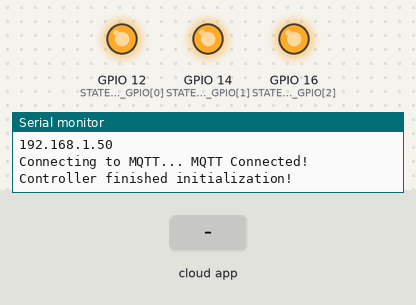
A program run on a simulated ESP8266 (Wemos D1 mini). Shown: output pins drawn as LEDs (lit = HIGH), the last lines printed to the serial monitor. Inputs (shaded band) come from the test bench. WiFi joins after 1.5 s; servers stay silent unless stated; no MQTT or app messages arrive unless stated; not simulated (calls return 0 or success): wifi_credentials.h, adafruit_credentials.h.

Above: at 2.9 s.
3.0 s: the phone or cloud app sets fan-power to 1
At 3.9 s:
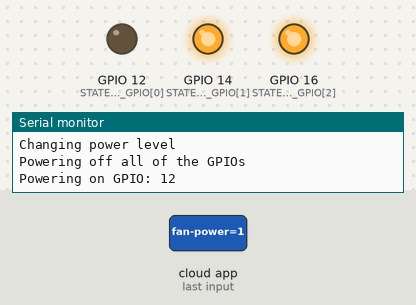
4.5 s: the phone or cloud app sets fan-power to 0
At 5.4 s:
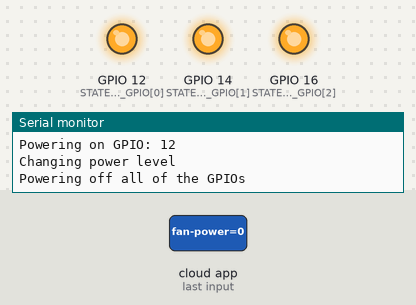
Timing chart, 0 to 7.5 s (numbered marks = the images above; inputs shaded):
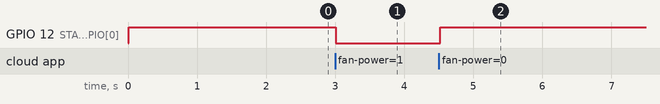

The program:

main.cpp
```cpp
/************************* External Libraries *********************************/
#include <ESP8266WiFi.h>
#include "Adafruit_MQTT.h"
#include "Adafruit_MQTT_Client.h"
#include <string.h>

/************************* Credentials *********************************/
#include "wifi_credentials.h"
#include "adafruit_credentials.h"


/************************* Adafruit.io Setup *********************************/
#define AIO_SERVER      "io.adafruit.com"
#define AIO_SERVERPORT  1883

/************ Global State ******************/

// Create an ESP8266 WiFiClient class to connect to the MQTT server.
WiFiClient client;

// Setup the MQTT client class by passing in the WiFi client and MQTT server and login details.
Adafruit_MQTT_Client mqtt(&client, AIO_SERVER, AIO_SERVERPORT, AIO_USERNAME, AIO_USERNAME, AIO_KEY);

/****************************** Consts ***************************************/
const int STATE_TO_GPIO_LENGTH = 3;
const int STATE_TO_GPIO[STATE_TO_GPIO_LENGTH] = {12, 14, 16};

/****************************** Feeds ***************************************/

// Setup a feed called 'time' for subscribing to current time
//Adafruit_MQTT_Subscribe timefeed = Adafruit_MQTT_Subscribe(&mqtt, "time/seconds");

// Setup a feed called 'slider' for subscribing to changes on the slider
Adafruit_MQTT_Subscribe power_level_subscribe = Adafruit_MQTT_Subscribe(&mqtt, AIO_USERNAME "/feeds/fan-power", MQTT_QOS_1);


Adafruit_MQTT_Publish logs_publish = Adafruit_MQTT_Publish(&mqtt, AIO_USERNAME "/feeds/fan-remote-logs", MQTT_QOS_1);

/*************************** Sketch Code ************************************/
void log(char *message) {
  Serial.println(message);
  logs_publish.publish(message);
}


void on_power_level_change(double power_level) {
  const int power_level_int = (int) power_level;

  if (power_level_int < 0 || power_level_int > 3) {
    log("Invalid power level received: ");
    log(power_level_int);
    return;
  } else {
    log("Changing power level");
  }

  Serial.println("Powering off all of the GPIOs");
  for (int i = 0; i < STATE_TO_GPIO_LENGTH; i++) {
    digitalWrite(STATE_TO_GPIO[i], HIGH);
  }

  if (power_level_int > 0) {
    const int gpio = STATE_TO_GPIO[power_level_int - 1];
    Serial.print("Powering on GPIO: ");
    Serial.println(gpio);
    digitalWrite(gpio, LOW);
  }
}


// Function to connect and reconnect as necessary to the MQTT server.
// Should be called in the loop function and it will take care if connecting.
void MQTT_connect() {
  int8_t ret;

  // Stop if already connected.
  if (mqtt.connected()) {
    return;
  }

  Serial.print("Connecting to MQTT... ");

  uint8_t retries = 3;
  while ((ret = mqtt.connect()) != 0) { // connect will return 0 for connected
       Serial.println(mqtt.connectErrorString(ret));
       Serial.println("Retrying MQTT connection in 10 seconds...");
       mqtt.disconnect();
       delay(10000);  // wait 10 seconds
       retries--;
       if (retries == 0) {
         // basically die and wait for WDT to reset me
         while (1);
       }
  }
  Serial.println("MQTT Connected!");
}

void setup() {
  Serial.begin(115200);
  delay(10);

  // Set all GPIOs to output
  for (int i = 0; i < STATE_TO_GPIO_LENGTH; i++) {
    pinMode(STATE_TO_GPIO[i], OUTPUT);
    digitalWrite(STATE_TO_GPIO[i], HIGH);
  }

  // Connect to WiFi access point.
  Serial.println(); Serial.println();
  Serial.print("Connecting to ");
  Serial.println(WLAN_SSID);

  WiFi.begin(WLAN_SSID, WLAN_PASS);
  while (WiFi.status() != WL_CONNECTED) {
    delay(500);
    Serial.print(".");
  }
  Serial.println();

  Serial.println("WiFi connected");
  Serial.println("IP address: "); Serial.println(WiFi.localIP());

  power_level_subscribe.setCallback(on_power_level_change);

  mqtt.subscribe(&power_level_subscribe);

  // Connect to adafruit
  MQTT_connect();

  // Update broker of initial controller state
  log("Controller finished initialization!");

  delay(200);
}

void loop() {
  // Ensure the connection to the MQTT server is alive (this will make the first
  // connection and automatically reconnect when disconnected).  See the MQTT_connect
  // function definition further below.
  MQTT_connect();

  // this is our 'wait for incoming subscription packets and callback em' busy subloop
  // try to spend your time here:
  mqtt.processPackets(10000);

  // ping the server to keep the mqtt connection alive
  // NOT required if you are publishing once every KEEPALIVE seconds
  if(! mqtt.ping()) {
    mqtt.disconnect();
  }
}
```

Measured:
- after the input at 3.0 s, GPIO 12 (STATE_TO_GPIO[0]): HIGH → LOW at once
- after the input at 4.5 s, GPIO 12 (STATE_TO_GPIO[0]): LOW → HIGH at once
